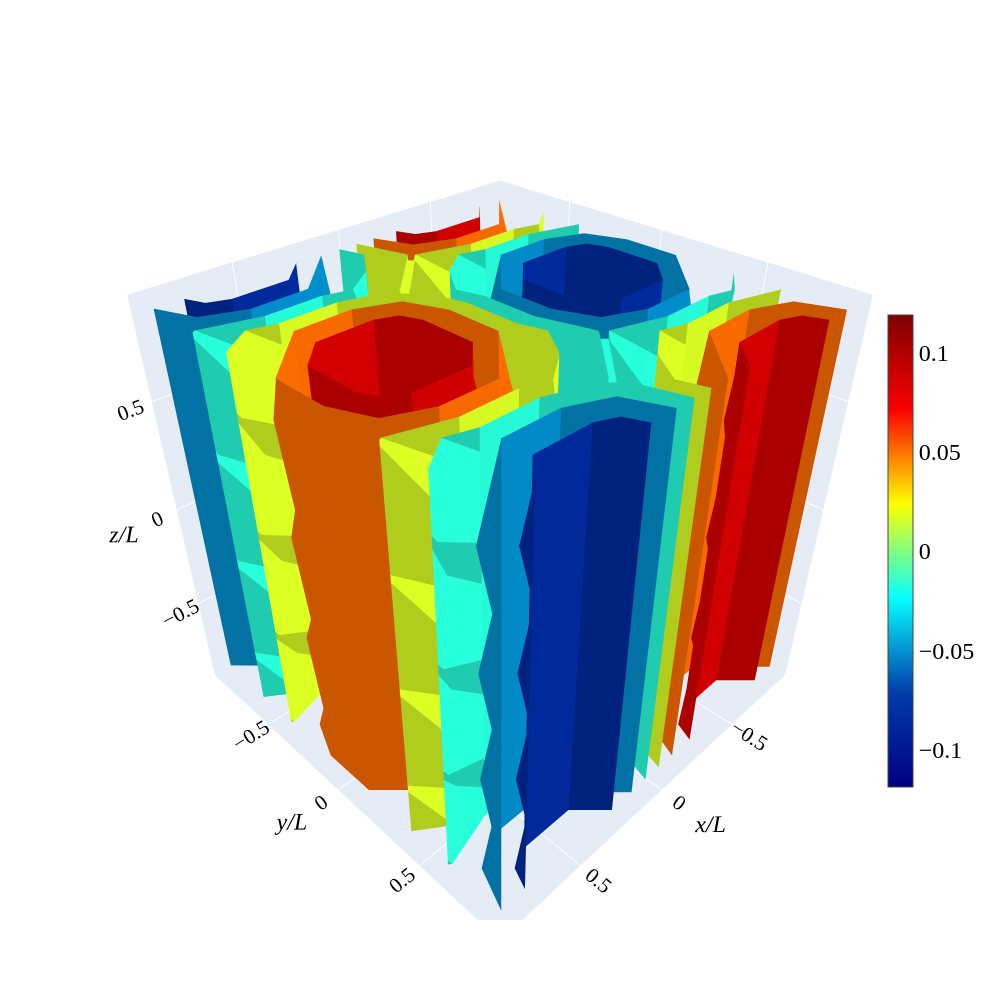

The notebook cell saved with this chart:
### Code cell
fig = go.Figure(data=go.Isosurface(
    x=(X0/Lx).flatten(),          
    y=(Y0/Ly).flatten(),
    z=(Z0/Lz).flatten(),
    value=(Psi_qlbm2[t+1:,:,:]/U).flatten(),      
    isomin=(Psi_qlbm2[t+1:,:,:]/U).min(),         
    isomax=(Psi_qlbm2[t+1:,:,:]/U).max(),        
    surface_count=8,       
    colorscale="jet",   
    opacity=1.0,            
    caps=dict(x_show=False, y_show=False, z_show=False) 
))
fig.update_layout(
    width=1000,
    height=1000,
    dragmode="zoom",
    autosize=True,
    font=dict(family="Times New Roman", size=16, color="black"),
    scene=dict(  
        xaxis=dict(title="x/L",title_font=dict(family="Times New Roman", style='italic', size=24)),
        yaxis=dict(title="y/L", title_font=dict(family="Times New Roman", style='italic',size=24)),
        zaxis=dict(title="z/L", title_font=dict(family="Times New Roman", style='italic',size=24)),
    ),
)
fig.update_traces(colorbar=dict(
                tickfont=dict(family="Times New Roman", size=24), 
                x = 0.95,
                y=0.45,          
                xanchor="left",  
                yanchor="middle",
                len=0.6,        
                thickness=25,   
                lenmode="fraction",  
                ))

fig.show()
#fig.write_image("plot_v_quantum.png",scale=2)

### Figure 1 — Plotly figure (JSON) as saved in the notebook; plotly's stock layout.template omitted (floating-point values rounded to 4 significant figures; data arrays with more than 128 entries replaced by an {"elided": "..."} marker saying what was removed)
{"data": [{"caps": {"x": {"show": false}, "y": {"show": false}, "z": {"show": false}}, "colorbar": {"len": 0.6, "lenmode": "fraction", "thickness": 25, "tickfont": {"family": "Times New Roman", "size": 24}, "x": 0.95, "xanchor": "left", "y": 0.45, "yanchor": "middle"}, "colorscale": [[0, "rgb(0,0,131)"], [0.2, "rgb(0,60,170)"], [0.4, "rgb(5,255,255)"], [0.6, "rgb(255,255,0)"], [0.8, "rgb(250,0,0)"], [1, "rgb(128,0,0)"]], "isomax": 0.119, "isomin": -0.119, "opacity": 1, "surface": {"count": 8}, "type": "isosurface", "value": {"elided": "512 float values"}, "x": {"elided": "512 float values"}, "y": {"elided": "512 float values"}, "z": {"elided": "512 float values"}}], "layout": {"autosize": true, "dragmode": "zoom", "font": {"color": "black", "family": "Times New Roman", "size": 16}, "height": 1000, "scene": {"xaxis": {"title": {"font": {"family": "Times New Roman", "size": 24, "style": "italic"}, "text": "x/L"}}, "yaxis": {"title": {"font": {"family": "Times New Roman", "size": 24, "style": "italic"}, "text": "y/L"}}, "zaxis": {"title": {"font": {"family": "Times New Roman", "size": 24, "style": "italic"}, "text": "z/L"}}}, "width": 1000}}
